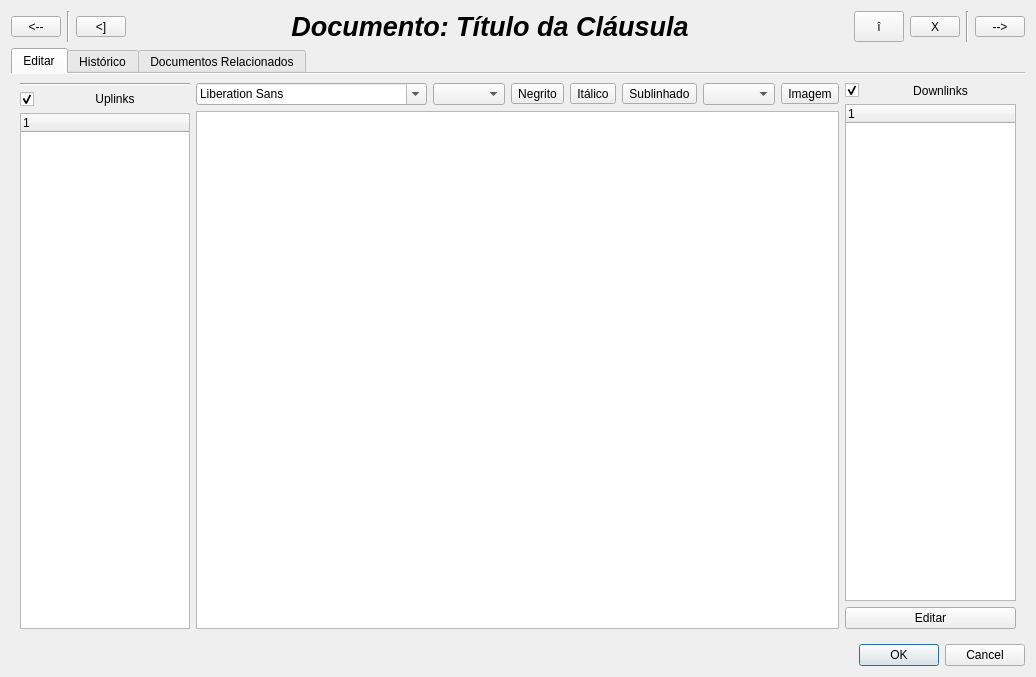
<?xml version="1.0" encoding="UTF-8"?>
<ui version="4.0">
 <class>Dialog</class>
 <widget class="QDialog" name="Dialog">
  <property name="geometry">
   <rect>
    <x>0</x>
    <y>0</y>
    <width>1036</width>
    <height>677</height>
   </rect>
  </property>
  <property name="windowTitle">
   <string>Dialog</string>
  </property>
  <layout class="QVBoxLayout" name="verticalLayout_4">
   <item>
    <layout class="QHBoxLayout" name="horizontalLayout">
     <item>
      <widget class="QToolButton" name="toolButton_2">
       <property name="sizePolicy">
        <sizepolicy hsizetype="Fixed" vsizetype="Fixed">
         <horstretch>0</horstretch>
         <verstretch>0</verstretch>
        </sizepolicy>
       </property>
       <property name="maximumSize">
        <size>
         <width>50</width>
         <height>16777215</height>
        </size>
       </property>
       <property name="text">
        <string>&lt;--</string>
       </property>
      </widget>
     </item>
     <item>
      <widget class="Line" name="line_2">
       <property name="orientation">
        <enum>Qt::Vertical</enum>
       </property>
      </widget>
     </item>
     <item>
      <widget class="QToolButton" name="toolButton">
       <property name="sizePolicy">
        <sizepolicy hsizetype="Fixed" vsizetype="Fixed">
         <horstretch>0</horstretch>
         <verstretch>0</verstretch>
        </sizepolicy>
       </property>
       <property name="maximumSize">
        <size>
         <width>50</width>
         <height>16777215</height>
        </size>
       </property>
       <property name="text">
        <string>&lt;]</string>
       </property>
      </widget>
     </item>
     <item>
      <widget class="QLabel" name="label">
       <property name="font">
        <font>
         <pointsize>20</pointsize>
         <weight>75</weight>
         <italic>true</italic>
         <bold>true</bold>
        </font>
       </property>
       <property name="text">
        <string>Documento: Título da Cláusula</string>
       </property>
       <property name="alignment">
        <set>Qt::AlignCenter</set>
       </property>
      </widget>
     </item>
     <item>
      <widget class="QToolButton" name="toolButton_4">
       <property name="sizePolicy">
        <sizepolicy hsizetype="Fixed" vsizetype="Fixed">
         <horstretch>0</horstretch>
         <verstretch>0</verstretch>
        </sizepolicy>
       </property>
       <property name="maximumSize">
        <size>
         <width>50</width>
         <height>50</height>
        </size>
       </property>
       <property name="text">
        <string>î</string>
       </property>
      </widget>
     </item>
     <item>
      <widget class="QToolButton" name="toolButton_5">
       <property name="sizePolicy">
        <sizepolicy hsizetype="Fixed" vsizetype="Fixed">
         <horstretch>0</horstretch>
         <verstretch>0</verstretch>
        </sizepolicy>
       </property>
       <property name="maximumSize">
        <size>
         <width>50</width>
         <height>16777215</height>
        </size>
       </property>
       <property name="text">
        <string>X</string>
       </property>
      </widget>
     </item>
     <item>
      <widget class="Line" name="line_3">
       <property name="orientation">
        <enum>Qt::Vertical</enum>
       </property>
      </widget>
     </item>
     <item>
      <widget class="QToolButton" name="toolButton_3">
       <property name="sizePolicy">
        <sizepolicy hsizetype="Fixed" vsizetype="Fixed">
         <horstretch>0</horstretch>
         <verstretch>0</verstretch>
        </sizepolicy>
       </property>
       <property name="maximumSize">
        <size>
         <width>50</width>
         <height>16777215</height>
        </size>
       </property>
       <property name="text">
        <string>--&gt;</string>
       </property>
      </widget>
     </item>
    </layout>
   </item>
   <item>
    <widget class="QTabWidget" name="tabWidget">
     <property name="currentIndex">
      <number>0</number>
     </property>
     <property name="documentMode">
      <bool>true</bool>
     </property>
     <widget class="QWidget" name="tab">
      <attribute name="title">
       <string>Editar</string>
      </attribute>
      <layout class="QHBoxLayout" name="horizontalLayout_6">
       <item>
        <layout class="QHBoxLayout" name="horizontalLayout_5">
         <item>
          <layout class="QVBoxLayout" name="verticalLayout">
           <item>
            <widget class="Line" name="line">
             <property name="orientation">
              <enum>Qt::Horizontal</enum>
             </property>
            </widget>
           </item>
           <item>
            <layout class="QHBoxLayout" name="horizontalLayout_2">
             <item>
              <widget class="QCheckBox" name="checkBox">
               <property name="sizePolicy">
                <sizepolicy hsizetype="Fixed" vsizetype="Fixed">
                 <horstretch>0</horstretch>
                 <verstretch>0</verstretch>
                </sizepolicy>
               </property>
               <property name="text">
                <string/>
               </property>
               <property name="checked">
                <bool>true</bool>
               </property>
              </widget>
             </item>
             <item>
              <widget class="QLabel" name="label_2">
               <property name="sizePolicy">
                <sizepolicy hsizetype="Preferred" vsizetype="Fixed">
                 <horstretch>0</horstretch>
                 <verstretch>0</verstretch>
                </sizepolicy>
               </property>
               <property name="text">
                <string>Uplinks</string>
               </property>
               <property name="alignment">
                <set>Qt::AlignCenter</set>
               </property>
              </widget>
             </item>
            </layout>
           </item>
           <item>
            <widget class="QTreeWidget" name="treeWidget"/>
           </item>
          </layout>
         </item>
         <item>
          <layout class="QVBoxLayout" name="verticalLayout_3">
           <item>
            <layout class="QHBoxLayout" name="horizontalLayout_4">
             <item>
              <widget class="QFontComboBox" name="fontComboBox"/>
             </item>
             <item>
              <widget class="QComboBox" name="comboBox"/>
             </item>
             <item>
              <widget class="QToolButton" name="toolButton">
               <property name="text">
                <string>Negrito</string>
               </property>
               <property name="arrowType">
                <enum>Qt::NoArrow</enum>
               </property>
              </widget>
             </item>
             <item>
              <widget class="QToolButton" name="toolButton_6">
               <property name="text">
                <string>Itálico</string>
               </property>
              </widget>
             </item>
             <item>
              <widget class="QToolButton" name="toolButton_7">
               <property name="text">
                <string>Sublinhado</string>
               </property>
              </widget>
             </item>
             <item>
              <widget class="KColorCombo" name="kcolorcombo"/>
             </item>
             <item>
              <widget class="QToolButton" name="toolButton_8">
               <property name="text">
                <string>Imagem</string>
               </property>
              </widget>
             </item>
            </layout>
           </item>
           <item>
            <widget class="QTextEdit" name="textEdit"/>
           </item>
          </layout>
         </item>
         <item>
          <layout class="QVBoxLayout" name="verticalLayout_2">
           <item>
            <layout class="QHBoxLayout" name="horizontalLayout_3">
             <item>
              <widget class="QCheckBox" name="checkBox_2">
               <property name="sizePolicy">
                <sizepolicy hsizetype="Fixed" vsizetype="Fixed">
                 <horstretch>0</horstretch>
                 <verstretch>0</verstretch>
                </sizepolicy>
               </property>
               <property name="text">
                <string/>
               </property>
               <property name="checked">
                <bool>true</bool>
               </property>
              </widget>
             </item>
             <item>
              <widget class="QLabel" name="label_3">
               <property name="text">
                <string>Downlinks</string>
               </property>
               <property name="alignment">
                <set>Qt::AlignCenter</set>
               </property>
              </widget>
             </item>
            </layout>
           </item>
           <item>
            <widget class="QTreeWidget" name="treeWidget_2"/>
           </item>
           <item>
            <widget class="QPushButton" name="pushButton_6">
             <property name="text">
              <string>Editar</string>
             </property>
            </widget>
           </item>
          </layout>
         </item>
        </layout>
       </item>
      </layout>
     </widget>
     <widget class="QWidget" name="tab_2">
      <attribute name="title">
       <string>Histórico</string>
      </attribute>
     </widget>
     <widget class="QWidget" name="tab_3">
      <attribute name="title">
       <string>Documentos Relacionados</string>
      </attribute>
     </widget>
    </widget>
   </item>
   <item>
    <widget class="QDialogButtonBox" name="buttonBox">
     <property name="orientation">
      <enum>Qt::Horizontal</enum>
     </property>
     <property name="standardButtons">
      <set>QDialogButtonBox::Cancel|QDialogButtonBox::Ok</set>
     </property>
    </widget>
   </item>
  </layout>
 </widget>
 <customwidgets>
  <customwidget>
   <class>KColorCombo</class>
   <extends>QComboBox</extends>
   <header>kcolorcombo.h</header>
  </customwidget>
 </customwidgets>
 <resources/>
 <connections>
  <connection>
   <sender>buttonBox</sender>
   <signal>accepted()</signal>
   <receiver>Dialog</receiver>
   <slot>accept()</slot>
   <hints>
    <hint type="sourcelabel">
     <x>248</x>
     <y>254</y>
    </hint>
    <hint type="destinationlabel">
     <x>157</x>
     <y>274</y>
    </hint>
   </hints>
  </connection>
  <connection>
   <sender>buttonBox</sender>
   <signal>rejected()</signal>
   <receiver>Dialog</receiver>
   <slot>reject()</slot>
   <hints>
    <hint type="sourcelabel">
     <x>316</x>
     <y>260</y>
    </hint>
    <hint type="destinationlabel">
     <x>286</x>
     <y>274</y>
    </hint>
   </hints>
  </connection>
 </connections>
</ui>
